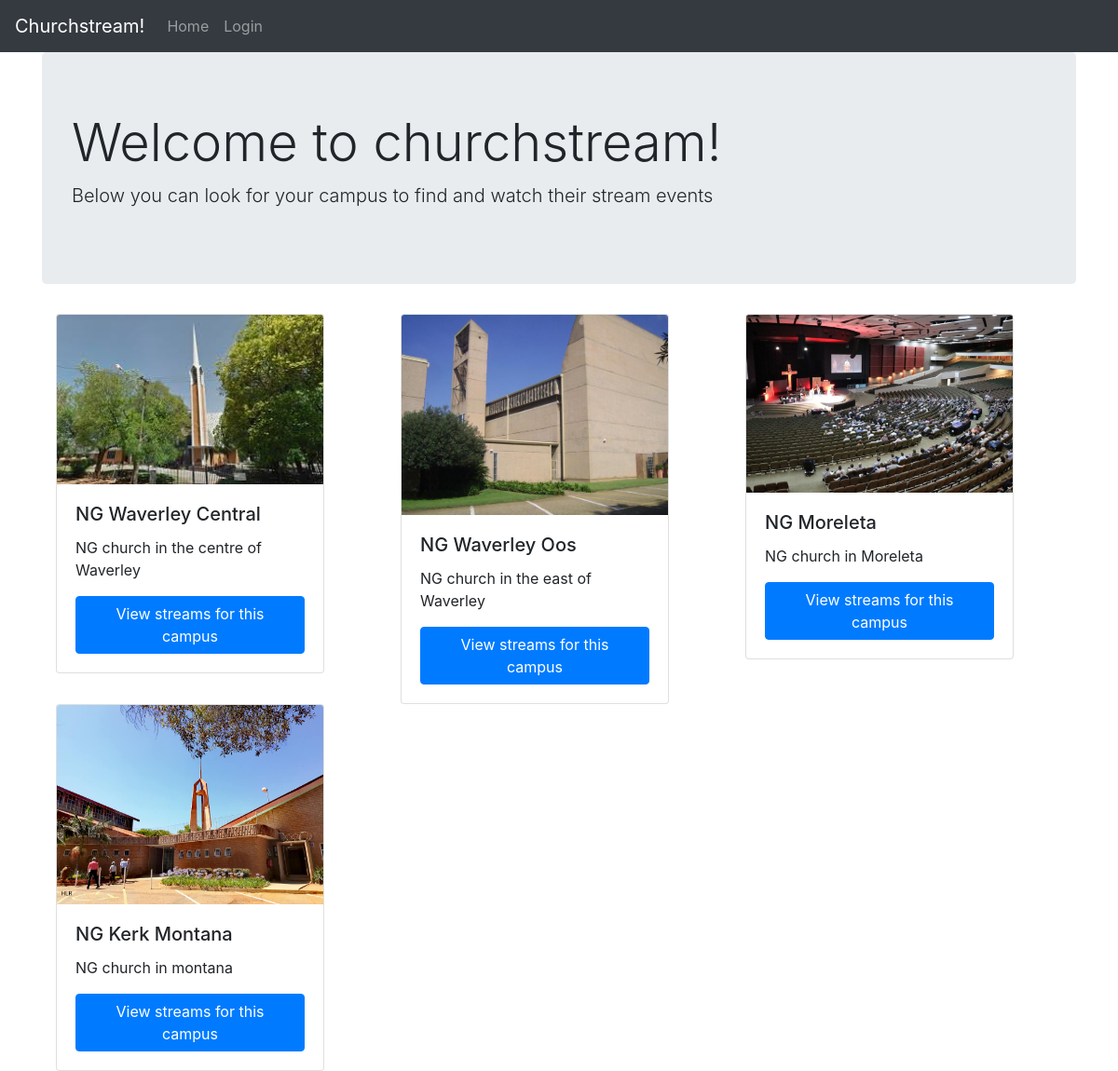
The page / on the database its author committed.
### campus/models.py (models this page shows, shortened)
class CampusModel(models.Model):
    campus_name = models.CharField(max_length=50, unique=True)
    description = models.TextField(blank=True,default='')
    banner = models.ImageField(upload_to="campus", height_field=None, width_field=None, max_length=100,null=True)
    user = models.ForeignKey(User, on_delete=models.CASCADE)

### churchstream/views.py (the view)
# urls.py: path('', base_views.HomePage.as_view(), name='home'),
class HomePage(ListView):
    template_name = 'home.html'
    model = CampusModel

### templates/home.html
{% extends 'base.html' %}
{% block content %}
<div class="jumbotron">
  <h1 class="display-4">Welcome to churchstream!</h1>
  <p class="lead">Below you can look for your campus to find and watch their stream events</p>
</div>
<div class="container">
  <div class="row">
    {% for campus in campusmodel_list %}
      <div class="col-md-4">
        <div class="card" style="width: 18rem;">
          <img src="{{ campus.banner.url }}" class="card-img-top" alt="...">
          <div class="card-body">
            <h5 class="card-title">{{campus.campus_name}}</h5>
            <p class="card-text">{{campus.description}}</p>
            <a href="{% url 'campus_page' campus.campus_name %}"  class="btn btn-primary">View streams for this campus</a>
          </div>
        </div>
      </div>
    {% endfor %}
  </div>
</div>
{% endblock %}

### templates/base.html (shortened to what this page needs)
<!DOCTYPE html>
{% load campus_extras %}
<html lang="en" dir="ltr">
  <head>
    <link rel="stylesheet" href="https://cdn.jsdelivr.net/npm/bootstrap@4.6.0/dist/css/bootstrap.min.css">
  </head>
  <body>
    <nav class="navbar navbar-expand-lg navbar-dark bg-dark">
      <a class="navbar-brand" href="{% url 'home' %}">Churchstream!</a>
      <div class="collapse navbar-collapse" id="navbarSupportedContent">
        <ul class="navbar-nav mr-auto">
          <li class="nav-item">
            <a class="nav-link" href="{% url 'home' %}">Home <span class="sr-only">(current)</span></a>
          </li>
          {% if user.is_authenticated %}
          <li>
            <a class="nav-link" href="{% url 'logout' %}">Log Out</a>
          </li>
          {% else %}
          <li class="nav-item">
            <a class="nav-link" href="{% url 'login' %}"> Login </a>
          </li>
          {% endif %}
        </ul>
      </div>
    </nav>
    <div class="container">
      {% block content %}
      {% endblock %}
    </div>
  </body>
</html>

### rows shown on the page
CampusModel: banner (picture), campus_name "NG Waverley Central", description "NG church in the centre of Waverley"
CampusModel: banner (picture), campus_name "NG Waverley Oos", description "NG church in the east of Waverley"
CampusModel: banner (picture), campus_name "NG Moreleta", description "NG church in Moreleta"
CampusModel: banner (picture), campus_name "NG Kerk Montana", description "NG church in montana"
